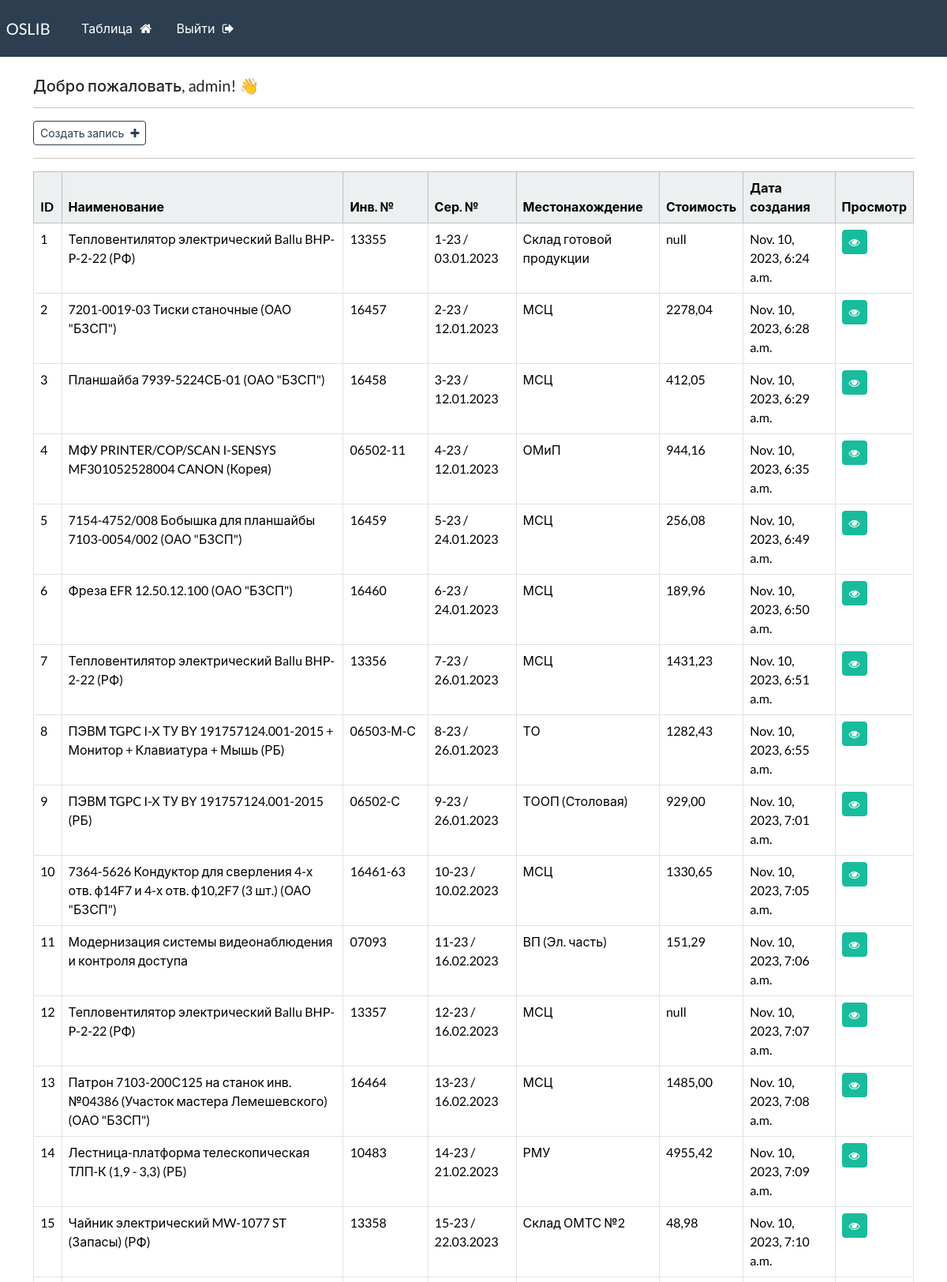
The page /dashboard (signed in, upper part) on the database its author committed.
### webapp/models.py (models this page shows, shortened)
class Record(models.Model):
    creation_date = models.DateTimeField(auto_now_add=True)
    first_name = models.CharField(max_length=100)
    inv_num = models.CharField(max_length=50)
    ser_num = models.CharField(max_length=50)
    place_pass = models.CharField(max_length=50)
    status_pass = models.CharField(max_length=50)

### webapp/views.py (the view)
# urls.py: path('dashboard', views.dashboard, name="dashboard"),
@login_required(login_url='my-login')
def dashboard(request):
    my_records = Record.objects.all()
    context = {'records': my_records}
    return render(request, 'webapp/dashboard.html', context=context)

### webapp/templates/webapp/dashboard.html
{% extends 'webapp/base.html' %}
{% block content %}
    <h5>Добро пожаловать, {{user}}! 👋 </h5>
    <hr>
    <a class="btn btn-outline-primary btn-sm" href="{% url 'create-record' %}">
        Создать запись &nbsp; <i class="fa fa-plus" aria-hidden="true"></i>
    </a>
    <hr>
    <table class="table table-hover table-bordered">
        <thead class="table-light">
            <tr>
                <th scope="col">ID</th>
                <th scope="col">Наименование</th>
                <th scope="col">Инв. №</th>
                <th scope="col">Сер. №</th>
                <th scope="col">Местонахождение</th>
                <th scope="col">Стоимость</th>
                <th scope="col">Дата создания</th>
                <th scope="col">Просмотр</th>
            </tr>
        </thead>
        <tbody>
        {% if records %}
            {% for record in records %}
            <tr>
                <td>{{record.id}}</td>
                <td>{{record.first_name}}</td>
                <td>{{record.inv_num}}</td>
                <td>{{record.ser_num}}</td>
                <td>{{record.place_pass}}</td>
                <td>{{record.status_pass}}</td>
                <td>{{record.creation_date}}</td>
                <td><a class="btn btn-success btn-sm" href="{% url 'record' record.id %}"> <i class="fa fa-eye" aria-hidden="true"></i> </a></td>
            </tr>
            {% endfor %}
        {% endif %}
        </tbody>
    </table>
{% endblock %}

### rows shown on the page
Record: id "1", first_name "Тепловентилятор электрический Ballu BHP-P-2-22 (РФ)", inv_num "13355", ser_num "1-23 / 03.01.2023", place_pass "Склад готовой продукции", status_pass "null", creation_date "Nov. 10, 2023, 6:24 a.m."
Record: id "2", first_name "7201-0019-03 Тиски станочные (ОАО \"БЗСП\")", inv_num "16457", ser_num "2-23 / 12.01.2023", place_pass "МСЦ", status_pass "2278,04", creation_date "Nov. 10, 2023, 6:28 a.m."
Record: id "3", first_name "Планшайба 7939-5224СБ-01 (ОАО \"БЗСП\")", inv_num "16458", ser_num "3-23 / 12.01.2023", place_pass "МСЦ", status_pass "412,05", creation_date "Nov. 10, 2023, 6:29 a.m."
Record: id "4", first_name "МФУ PRINTER/COP/SCAN I-SENSYS MF301052528004 CANON (Корея)", inv_num "06502-11", ser_num "4-23 / 12.01.2023", place_pass "ОМиП", status_pass "944,16", creation_date "Nov. 10, 2023, 6:35 a.m."
Record: id "5", first_name "7154-4752/008 Бобышка для планшайбы 7103-0054/002 (ОАО \"БЗСП\")", inv_num "16459", ser_num "5-23 / 24.01.2023", place_pass "МСЦ", status_pass "256,08", creation_date "Nov. 10, 2023, 6:49 a.m."
Record: id "6", first_name "Фреза EFR 12.50.12.100 (ОАО \"БЗСП\")", inv_num "16460", ser_num "6-23 / 24.01.2023", place_pass "МСЦ", status_pass "189,96", creation_date "Nov. 10, 2023, 6:50 a.m."
Record: id "7", first_name "Тепловентилятор электрический Ballu BHP-2-22 (РФ)", inv_num "13356", ser_num "7-23 / 26.01.2023", place_pass "МСЦ", status_pass "1431,23", creation_date "Nov. 10, 2023, 6:51 a.m."
Record: id "8", first_name "ПЭВМ TGPC I-X ТУ ВY 191757124.001-2015 + Монитор + Клавиатура + Мышь (РБ)", inv_num "06503-М-С", ser_num "8-23 / 26.01.2023", place_pass "ТО", status_pass "1282,43", creation_date "Nov. 10, 2023, 6:55 a.m."
Record: id "9", first_name "ПЭВМ TGPC I-X ТУ BY 191757124.001-2015 (РБ)", inv_num "06502-С", ser_num "9-23 / 26.01.2023", place_pass "ТООП (Столовая)", status_pass "929,00", creation_date "Nov. 10, 2023, 7:01 a.m."
Record: id "10", first_name "7364-5626 Кондуктор для сверления 4-х отв. ф14F7 и 4-х отв. ф10,2F7 (3 шт.) (ОАО \"БЗСП\")", inv_num "16461-63", ser_num "10-23 / 10.02.2023", place_pass "МСЦ", status_pass "1330,65", creation_date "Nov. 10, 2023, 7:05 a.m."
Record: id "11", first_name "Модернизация системы видеонаблюдения и контроля доступа", inv_num "07093", ser_num "11-23 / 16.02.2023", place_pass "ВП (Эл. часть)", status_pass "151,29", creation_date "Nov. 10, 2023, 7:06 a.m."
Record: id "12", first_name "Тепловентилятор электрический Ballu BHP-P-2-22 (РФ)", inv_num "13357", ser_num "12-23 / 16.02.2023", place_pass "МСЦ", status_pass "null", creation_date "Nov. 10, 2023, 7:07 a.m."
Record: id "13", first_name "Патрон 7103-200С125 на станок инв. №04386 (Участок мастера Лемешевского) (ОАО \"БЗСП\")", inv_num "16464", ser_num "13-23 / 16.02.2023", place_pass "МСЦ", status_pass "1485,00", creation_date "Nov. 10, 2023, 7:08 a.m."
Record: id "14", first_name "Лестница-платформа телескопическая ТЛП-К (1,9 - 3,3) (РБ)", inv_num "10483", ser_num "14-23 / 21.02.2023", place_pass "РМУ", status_pass "4955,42", creation_date "Nov. 10, 2023, 7:09 a.m."
Record: id "15", first_name "Чайник электрический MW-1077 ST (Запасы) (РФ)", inv_num "13358", ser_num "15-23 / 22.03.2023", place_pass "Склад ОМТС №2", status_pass "48,98", creation_date "Nov. 10, 2023, 7:10 a.m."

### other values the page prints
{{ user }} "admin"
